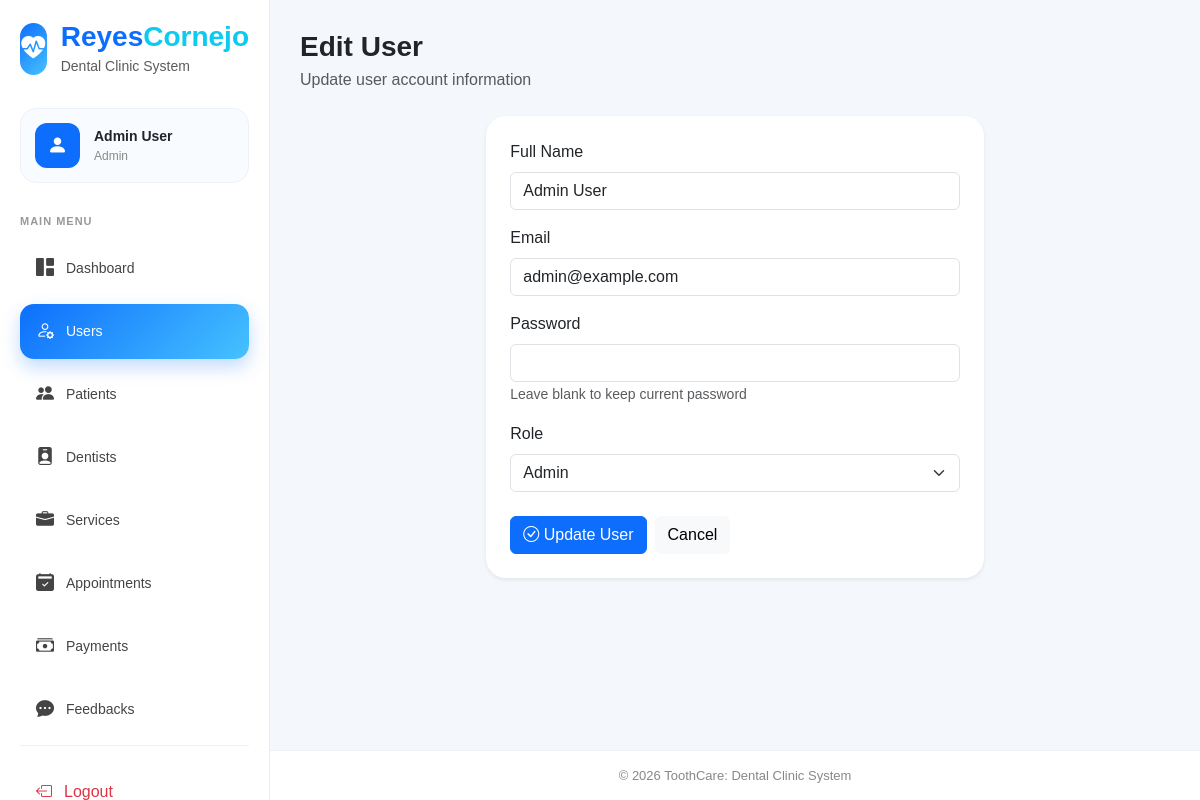
The app's page /public/admin/users/edit?id=1 (signed in) with its own data.
### tables this page shows
CREATE TABLE
    users (
        id INT AUTO_INCREMENT PRIMARY KEY,
        name VARCHAR(100),
        email VARCHAR(100) UNIQUE,
        password VARCHAR(255),
        role ENUM ('admin', 'dentist', 'staff') DEFAULT 'staff',
        created_at TIMESTAMP DEFAULT CURRENT_TIMESTAMP
    );

### models/Database.php (called while the page is built, shortened)
<?php
class Database {
    protected PDO $conn;
    public function __construct() {
        $this->conn = new PDO(
            'mysql:host=localhost;dbname=toothcare;charset=utf8',
            'root',
            '',
            [
                PDO::ATTR_ERRMODE => PDO::ERRMODE_EXCEPTION,
                PDO::ATTR_DEFAULT_FETCH_MODE => PDO::FETCH_ASSOC
            ]
        );
    }
    protected function fetch($sql, $params = []) {
        $stmt = $this->conn->prepare($sql);
        $stmt->execute($params);
        return $stmt->fetch();
    }
}

### models/BaseModel.php (called while the page is built, shortened)
<?php
require_once "Database.php";
class BaseModel extends Database {
    protected $table;
    protected $primaryKey = 'id';
    public function find($id, $columns = "*") {
        return $this->fetch("
            SELECT {$columns}
            FROM {$this->table}
            WHERE {$this->primaryKey} = ?
        ", [$id]);
    }
}

### public/admin/users/edit.php (the view, shortened to what this page needs)
<?php
$userClass = new User();
$id = $_GET['id'] ?? null;
$data = $userClass->find($id);
Component::sidebar();
?>
<div class="main-wrapper">
    <div class="content">
        <div class="dashboard-header mb-4">
            <div>
                <h3 class="fw-bold mb-1">
                    Edit User
                </h3>
                <p class="text-muted mb-0">
                    Update user account information
                </p>
            </div>
        </div>
        <div class="row justify-content-center">
            <div class="col-lg-7">
                <div class="card dashboard-panel border-0 shadow-sm">
                    <div class="card-body p-4">
                        <form method="POST">
                            <div class="mb-3">
                                <label class="form-label">Full Name</label>
                                <input type="text"
                                    name="name"
                                    class="form-control"
                                    value="<?= htmlspecialchars($data['name']) ?>"
                                    required>
                            </div>
                            <div class="mb-3">
                                <label class="form-label">Email</label>
                                <input type="email"
                                    name="email"
                                    class="form-control"
                                    value="<?= htmlspecialchars($data['email']) ?>"
                                    required>
                            </div>
                            <div class="mb-3">
                                <label class="form-label">Password</label>
                                <input type="password"
                                    name="password"
                                    class="form-control">
                                <small class="text-muted">
                                    Leave blank to keep current password
                                </small>
                            </div>
                            <div class="mb-4">
                                <label class="form-label">Role</label>
                                <select name="role" class="form-select" required>
                                    <option value="admin" <?= $data['role'] === 'admin' ? 'selected' : '' ?>>Admin</option>
                                </select>
                            </div>
                            <div class="d-flex gap-2">
                                <button class="btn btn-primary">
                                    <i class="bi bi-check-circle"></i>
                                    Update User
                                </button>
                                <a href="<?= PROJECT_BASE ?>admin/users/"
                                    class="btn btn-light">
                                    Cancel
                                </a>
                            </div>
                        </form>
                    </div>
                </div>
            </div>
        </div>
    </div>

### app/views/sidebar.php (shortened to what this page needs)
<?php
$user = $_SESSION['user'] ?? [];
$role = $user['role'] ?? '';
?>
<div class="sidebar">
    <div class="brand-section">
        <div class="brand-logo">
            <i class="bi bi-heart-pulse-fill"></i>
        </div>
        <div>
            <h3 class="fw-bold text-primary mb-0">
                <?= BRAND_NAME_FIRST ?><span class="text-info"><?= BRAND_NAME_SECOND ?></span>
            </h3>
            <small class="text-muted">
                Dental Clinic System
            </small>
        </div>
    </div>
    <div class="user-card">
        <div class="user-avatar">
            <i class="bi bi-person-fill"></i>
        </div>
        <div class="user-info">
            <div class="user-name">
                <?= htmlspecialchars($user['name'] ?? '') ?>
            </div>
            <div class="user-role text-capitalize">
                <?= htmlspecialchars($role) ?>
            </div>
        </div>
    </div>
    <div class="menu-label">
        MAIN MENU
    </div>
    <div class="sidebar-menu">
    </div>
    <div class="sidebar-footer">
        <a href="<?= PROJECT_BASE ?>logout" class="logout-btn">
            <i class="bi bi-box-arrow-left"></i>
            <span>Logout</span>
        </a>
    </div>
</div>

### public/assets/css/layout.css (style rules this page uses)
body { margin: 0; background: #f4f7fb; font-family: Arial, sans-serif; }
.sidebar { width: 270px; height: 100vh; position: fixed; left: 0; top: 0; background: #ffffff; border-right: 1px solid #e9eef5; display: flex; flex-direction: column; padding: 20px; z-index: 1000; }
.brand-section { display: flex; align-items: center; gap: 14px; margin-bottom: 30px; }
.brand-logo { width: 52px; height: 52px; border-radius: 14px; background: linear-gradient(135deg, #0d6efd, #46c2ff); color: white; display: flex; align-items: center; justify-content: center; font-size: 24px; }
.user-card { background: #f8fbff; border: 1px solid #edf2f7; border-radius: 16px; padding: 14px; display: flex; align-items: center; gap: 14px; margin-bottom: 30px; }
.user-avatar { width: 45px; height: 45px; border-radius: 12px; background: #0d6efd; color: white; display: flex; align-items: center; justify-content: center; font-size: 20px; }
.user-name { font-weight: 600; font-size: 14px; }
.user-role { font-size: 12px; color: #888; }
.menu-label { font-size: 11px; font-weight: 700; color: #999; margin-bottom: 12px; letter-spacing: 1px; }
.sidebar-menu { flex: 1; }
.sidebar-footer { padding-top: 20px; border-top: 1px solid #edf2f7; }
.logout-btn { display: flex; align-items: center; gap: 12px; text-decoration: none; padding: 14px 16px; border-radius: 14px; color: #dc3545; transition: 0.2s ease; font-weight: 500; }
.main-wrapper { margin-left: 270px; min-height: 100vh; display: flex; flex-direction: column; }
.content { flex: 1; padding: 30px; }

### public/assets/css/dashboard.css (style rules this page uses)
.dashboard-header { display: flex; justify-content: space-between; align-items: center; gap: 15px; }
.dashboard-panel { border-radius: 20px; }

### records on screen
users: name "Admin User", role "Admin", email "admin@example.com"

### other values on screen
BRAND_NAME_FIRST "Reyes"
BRAND_NAME_SECOND "Cornejo"
$title "Dashboard"
$title "Users"
$title "Patients"
$title "Dentists"
$title "Services"
$title "Appointments"
$title "Payments"
$title "Feedbacks"
BRAND_NAME "ToothCare"
